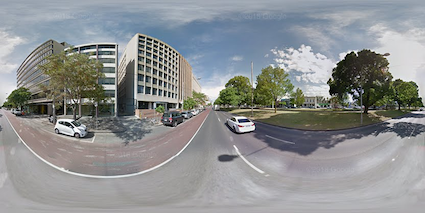
#> input picture experiment/0590_-37.808884224664965_144.97967156823745_panorama.png, 425 x 213 px; its folder holds only this picture in this run
$ jupyter execute --allow-errors firsttemp.ipynb
#> lines starting #> are read from the running program, lines starting #| are printed output that depends on the picture
[cell 1]
import numpy as np
import cv2
import math
from PIL import Image, ImageStat
import sys
from os import listdir

[cell 2]
true_po_list=[]
precision_list=[]
edge_list=[]
# K=4

[cell 3]
def get_image(image_path):
    """
    Get a numpy 2D array of an image so that one can access RGBA[x][y] or RGBA[x,y].

    Also get a cropped image for further use for hsv and k-means clustering

    """
    origin = Image.open(image_path, 'r')
#> origin is the input picture: PIL image 425x213 RGBA; mean R, G, B, A 141, 143.9, 145, 255
    width, height = origin.size
#> width = 425; height = 213
    area = (0, 0, width, 0.5*height)
#> area = (0, 0, 425, 106.5)
    image = origin.crop(area) # crop top half of the image
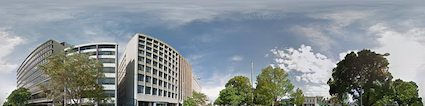
#> image: PIL image 425x106 RGBA; mean R, G, B, A 135.2, 143.4, 145.6, 255
#     result = Image.fromarray(image.astype(np.uint8))
    image.save(file+"_cropped.png")
    width, height = image.size
#> height = 106
#     print (image.size)
    pixel_values = list(image.getdata())
#> pixel_values = 45050 items
    if image.mode == 'RGBA':
        channels = 4
    elif image.mode == 'L':
        channels = 1
    else:
        print("Unknown mode: %s" % image.mode)
        return None
#     pixel_values = np.array(pixel_values).reshape((width, height, channels))
    pixel_values = np.array(pixel_values).reshape((height, width, channels))
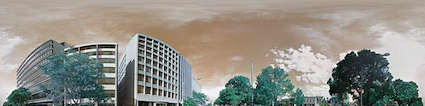
#> pixel_values: shape (106, 425, 4) int64; mean of channels 0, 1, 2, 3 135.2, 143.4, 145.6, 255; drawn as B, G, R
#     print (np.shape(pixel_values))

    return pixel_values,image,origin #return pixels matrix with RGBA value, and cropped half image

[cell 4]
def get_bri(pixels):
    """
    Get a numpy 2D array of an image so that one can access brightness[x][y]

    """
    brightness=[[0 for x in range(len(pixels[0]))] for y in range(len(pixels))]
#> brightness = 106 items
    # Matrix = [[0 for x in range(w)] for y in range(h)]
    for i in range(len(pixels)):
        for j in range(len(pixels[0])):
            R,G,B,A=pixels[i,j]
            brightness[i][j]=0.2126*R + 0.7152*G + 0.0722*B
#> this loop made 106 passes
    return brightness

[cell 5]
def hsv( image ):
    """
    Get a numpy 2D array of an image so that one can access HSV[x][y]

    """
    img = np.array(image)
    HSV = cv2.cvtColor(img, cv2.COLOR_BGR2HSV)
#> HSV: shape (106, 425, 3); mean H, S, V 43, 49.7, 153.5
# [8 lines of commented-out code are left out]
    return HSV

[cell 6]
"""
Return HSL matrix
"""

def hls(image):
    img = np.array(image)
    HLS = cv2.cvtColor(img, cv2.COLOR_RGB2HLS)
#> HLS: shape (106, 425, 3); mean of channels 0, 1, 2 80.9, 141.1, 40.4
    return HLS

[cell 7]
"""
K-means clustering to segment the image into 12 color class

clustered.png is used as output

"""
def K_means(file,K):

#> called with K = 4
    nametemp = file

    file=(file+"_cropped.png")


    img = cv2.imread(file)
#     img = np.array(image)
    Z = img.reshape((-1,3))#reshape array into n rows and 3 colunms

    # convert to np.float32
    Z = np.float32(Z)

    # define criteria, number of clusters(K) and apply kmeans()
    criteria = (cv2.TERM_CRITERIA_EPS + cv2.TERM_CRITERIA_MAX_ITER, 10, 1.0)
#     K = 15 #number of clusters
    ret,label,center=cv2.kmeans(Z,K,None,criteria,50,cv2.KMEANS_PP_CENTERS)
#> ret = 42136597; center = [[78.89, 104, 101.6], [209.3, 207.5, 206.2], [31.98, 47.43, 43.54], [168.5, 154.3, 141]]

    # Now convert back into uint8, and make original image
    center = np.uint8(center)
#> center = [[78, 104, 101], [209, 207, 206], [31, 47, 43], [168, 154, 141]]
    res = center[label.flatten()]
    label2=label.reshape((len(img),len(img[0]))) #save the label into 2D array corresponde to image shape
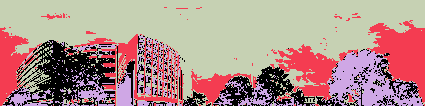
#> label2: shape (106, 425) int32; 4 distinct labels, from 0 to 3; one colour per label, 0 black
    res2 = res.reshape((img.shape))
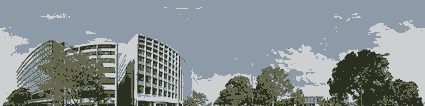
#> res2: shape (106, 425, 3); mean B, G, R 145, 143.1, 135
#> `brightness=np.asarray(brightness)`:
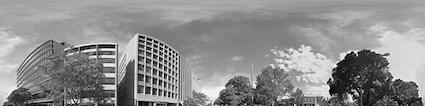
#> brightness: shape (106, 425) float64; min 0, max 255, mean 141.8
    result = Image.fromarray(res2.astype(np.uint8))
    result.save(nametemp+"_clustered.png")
    return (label2)
# cv2.imshow('res2',res2)
# cv2.waitKey(0)
# cv2.destroyAllWindows()

[cell 8]
"""
mark out sky
"""

def mark_sky(pixels,label2,image,file):
    #get Bmax in image
    Bmax=0
    for i in pixels:
    #     print (i)
        for j in i:
            if j[2]>Bmax:
                Bmax=j[2]
#> after the loop, Bmax = 255

#     print (Bmax)


    counterclass_skypre={}
    counterclass_all={}
    Skypre=[[0 for x in range(len(pixels[0]))] for y in range(len(pixels))]
#> Skypre = 106 items
    for i in range(len(label2)):
        for j in range(len(label2[0])):
            if label2[i][j] not in counterclass_all:
                counterclass_all[label2[i][j]]=1
            else:
                counterclass_all[label2[i][j]]+=1
    #         if label2[i][j]==0:
            #add condition like white cloud as sky
            if 0.75*180>=HLS[i][j][0]>=0.35*180 or HLS[i][j][1]>=0.95*255 \
                or (HLS[i][j][1]>0.7*255 and HLS[i][j][2]<=0.2*255)\
                or (HLS[i][j][2]<=0.005*255 and pixels[i][j][2]>=0.9*Bmax) \
                or (HLS[i][j][2]>=0.03*255 and pixels[i][j][2]>=0.9*Bmax) or \
                ((pixels[i][j][2]>=0.95*Bmax) and ((abs(pixels[i][j][2]-pixels[i][j][0])<0.02*255))):
                Skypre[i][j]=1
                if label2[i][j] not in counterclass_skypre:
                    counterclass_skypre[label2[i][j]]=1
                else:
                    counterclass_skypre[label2[i][j]]+=1

        skylabel_list=[]
        for i in counterclass_skypre:
            if counterclass_skypre[i]/counterclass_all[i]>0.7:
                skylabel_list.append(i)
#> after the loop, counterclass_all = {3: 24167, 1: 8424, 2: 5534, 0: 6925}; counterclass_skypre = {3: 21731, 1: 8199, 2: 896, 0: 963}
#         print (skylabel_list)

    RED = 0
    GREEN = 1
    BLUE = 2

    data = np.asarray(image,dtype="int32")
#     print (np.shape(data))
    for i in range(len(pixels)):
        for j in range(len(pixels[0])):
            if label2[i][j] in skylabel_list:
                data[i, j, GREEN] = 0
                data[i, j, RED] = 0
                data[i, j, BLUE] = 255
            else:
                continue
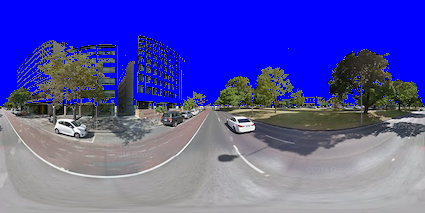
#> data: shape (213, 425, 4) int32; mean R, G, B, A 84.2, 83.4, 172.4, 255
    result = Image.fromarray(data.astype(np.uint8))
    result.save(file+"_sky_mark.png")


    """
    calculate true positive rate
    """
    true_sky_counter=0
    true_positive_counter=0
    false_positive_counter=0
    tmpfile=file
    file = file.replace('.png',' copy.png')
    marked_image=Image.open(file, 'r')
# [10 lines of commented-out code are left out]
    marked_pixel_values = cv2.imread(file)
# [4 lines of commented-out code are left out]
    for i in range(int(len(marked_pixel_values)/2+1)):
        for j in range(len(marked_pixel_values[0])):
            if marked_pixel_values[i][j][0] == 255 and marked_pixel_values[i][j][1] == 0 and marked_pixel_values[i][j][2] == 0 :
                true_sky_counter+=1
                if data[i][j][0] == 0 and data[i][j][1] == 0 and data[i][j][2] == 255:
                    true_positive_counter+=1
            else:
                if data[i][j][0] == 0 and data[i][j][1] == 0 and data[i][j][2] == 255:
                    false_positive_counter+=1
#                 continue
#     print ("true_positive_rate/recall for file ",tmpfile," is: ",true_positive_counter/true_sky_counter)
    true_po_list.append(true_positive_counter/true_sky_counter)
#     print ("precision for file ",tmpfile," is: ",true_positive_counter/(true_positive_counter+false_positive_counter))
    precision_list.append(true_positive_counter/(true_positive_counter+false_positive_counter))
#     print ("true sky count:", true_sky_counter)
#     print ("true positive count:",true_positive_counter)
#     print ("false positive count:",false_positive_counter)

[cell 9]
def edge_cal(file):
    """
    edge detection: generate a matrix with edge pixel has value 255
    """
    from matplotlib import pyplot as plt
    file=(file+"_cropped.png")
    img = cv2.imread(file,0)
    edges = cv2.Canny(img,150,500)
    result = Image.fromarray(edges.astype(np.uint8))
    result.save(file+"edged.png")
    # [6 lines of commented-out code are left out]

    """
    proportion of edge pixel
    threshold 0.1 dedicated for case which has many trees
    """

    # for i in range(len(edges)):
    #     for j in range(len(edges[i])):
    counter = 0
    for i in edges:
        for j in i:
            if j == 255:
                counter+=1
    sum=len(edges)*len(edges[0])
#     print ("edged pixels proportions for ",file, ": ",counter/sum)
    edge_list.append(counter/sum)

[cell 10]
"""
Load and feature extraction and calculation
"""

path1 = "/Users/caijieyang/Desktop/experiment"
files= listdir(path1)

#> (the rest of this cell did not finish here and is left out)
